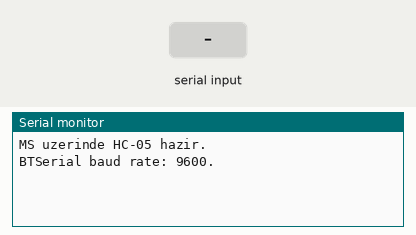
Simulated run of this sketch. Board: Arduino Uno, built with avr-gcc and run on an emulated ATmega328P. Shown: the last lines printed to the serial monitor. The inputs (shaded band) are chosen by the test bench.

Above: at 1.2 s.
1.3 s: "MS: Kapak acildi!\n" received over Serial
At 2.5 s:
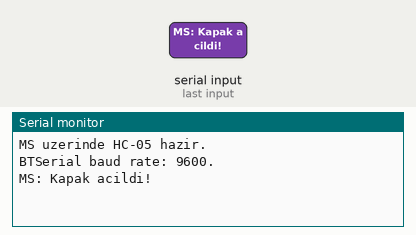
2.8 s: "MS: Kapak acik!\n" received over the second serial link
At 3.6 s:
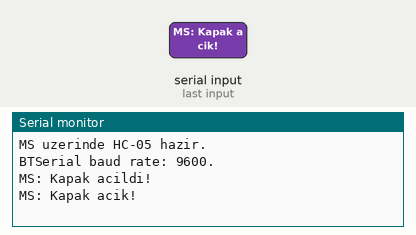
4.3 s: "MS: Kapak kapandi!\n" received over Serial
At 4.7 s:
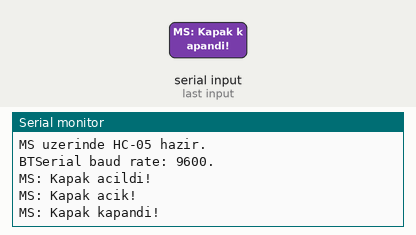
5.8 s: "MS: Kapak kapali!\n" received over the second serial link
At 7.0 s:
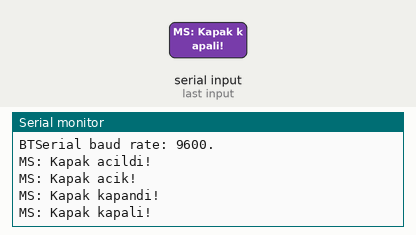
7.3 s: "1\n" received over Serial
At 8.2 s:
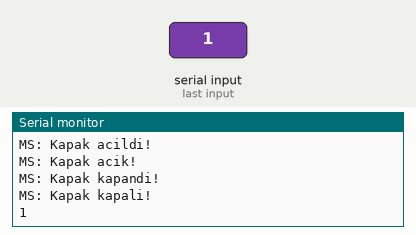

The sketch:

hc_06_slave.ino
```cpp
// (licence header left out)
#include <SoftwareSerial.h>
SoftwareSerial BTSerial(2, 3);
// Connect the HC-05 TX to Arduino pin 2 RX.
// Connect the HC-05 RX to Arduino pin 3 TX through a voltage divider.
const int LEDopenPin = 13;    // Green LED
const int LEDclosePin = 12;   // Red LED

char c = ' ';
String content = "";

void setup()
{
    // start th serial communication with the host computer
    Serial.begin(9600);
    Serial.println("MS uzerinde HC-05 hazir.");

    // start communication with the HC-05 using 9600
    BTSerial.begin(9600);
    Serial.println("BTSerial baud rate: 9600.");
    digitalWrite(LEDclosePin, LOW);
    digitalWrite(LEDopenPin, LOW);
}

void loop()
{

     // Keep reading from HC-05 and send to Arduino Serial Monitor
    if (BTSerial.available())
    {
        content = BTSerial.readStringUntil('\n');
        content.trim();
        if(content.equalsIgnoreCase("MS: Kapak acildi!") || content.equalsIgnoreCase("MS: Kapak acik!") || content.equalsIgnoreCase("MS: Kapak zaten acik!")){
          digitalWrite(LEDclosePin, LOW);
          digitalWrite(LEDopenPin, HIGH);
          }
        else if(content.equalsIgnoreCase("MS: Kapak kapandi!") || content.equalsIgnoreCase("MS: Kapak kapali!") || content.equalsIgnoreCase("MS: Kapak zaten kapali!")){
          digitalWrite(LEDclosePin, HIGH);
          digitalWrite(LEDopenPin, LOW);
          }
        Serial.println(content);
    }

    // Keep reading from Arduino Serial Monitor and send to HC-05
    if (Serial.available())
    {
        c =  Serial.read();

        // mirror the commands back to the serial monitor
        // makes it easy to follow the commands
        Serial.write(c);
        BTSerial.write(c);
    }

}
```

Measured:
- after the input at 1.3 s, the serial monitor: prints a new line at once (image 1)
- after the input at 2.8 s, the serial monitor: prints a new line at once (image 2)
- after the input at 4.3 s, the serial monitor: prints a new line at once (image 3)
- after the input at 5.8 s, the serial monitor: prints a new line at once (image 4)
- after the input at 7.3 s, the serial monitor: prints a new line at once (image 5)
